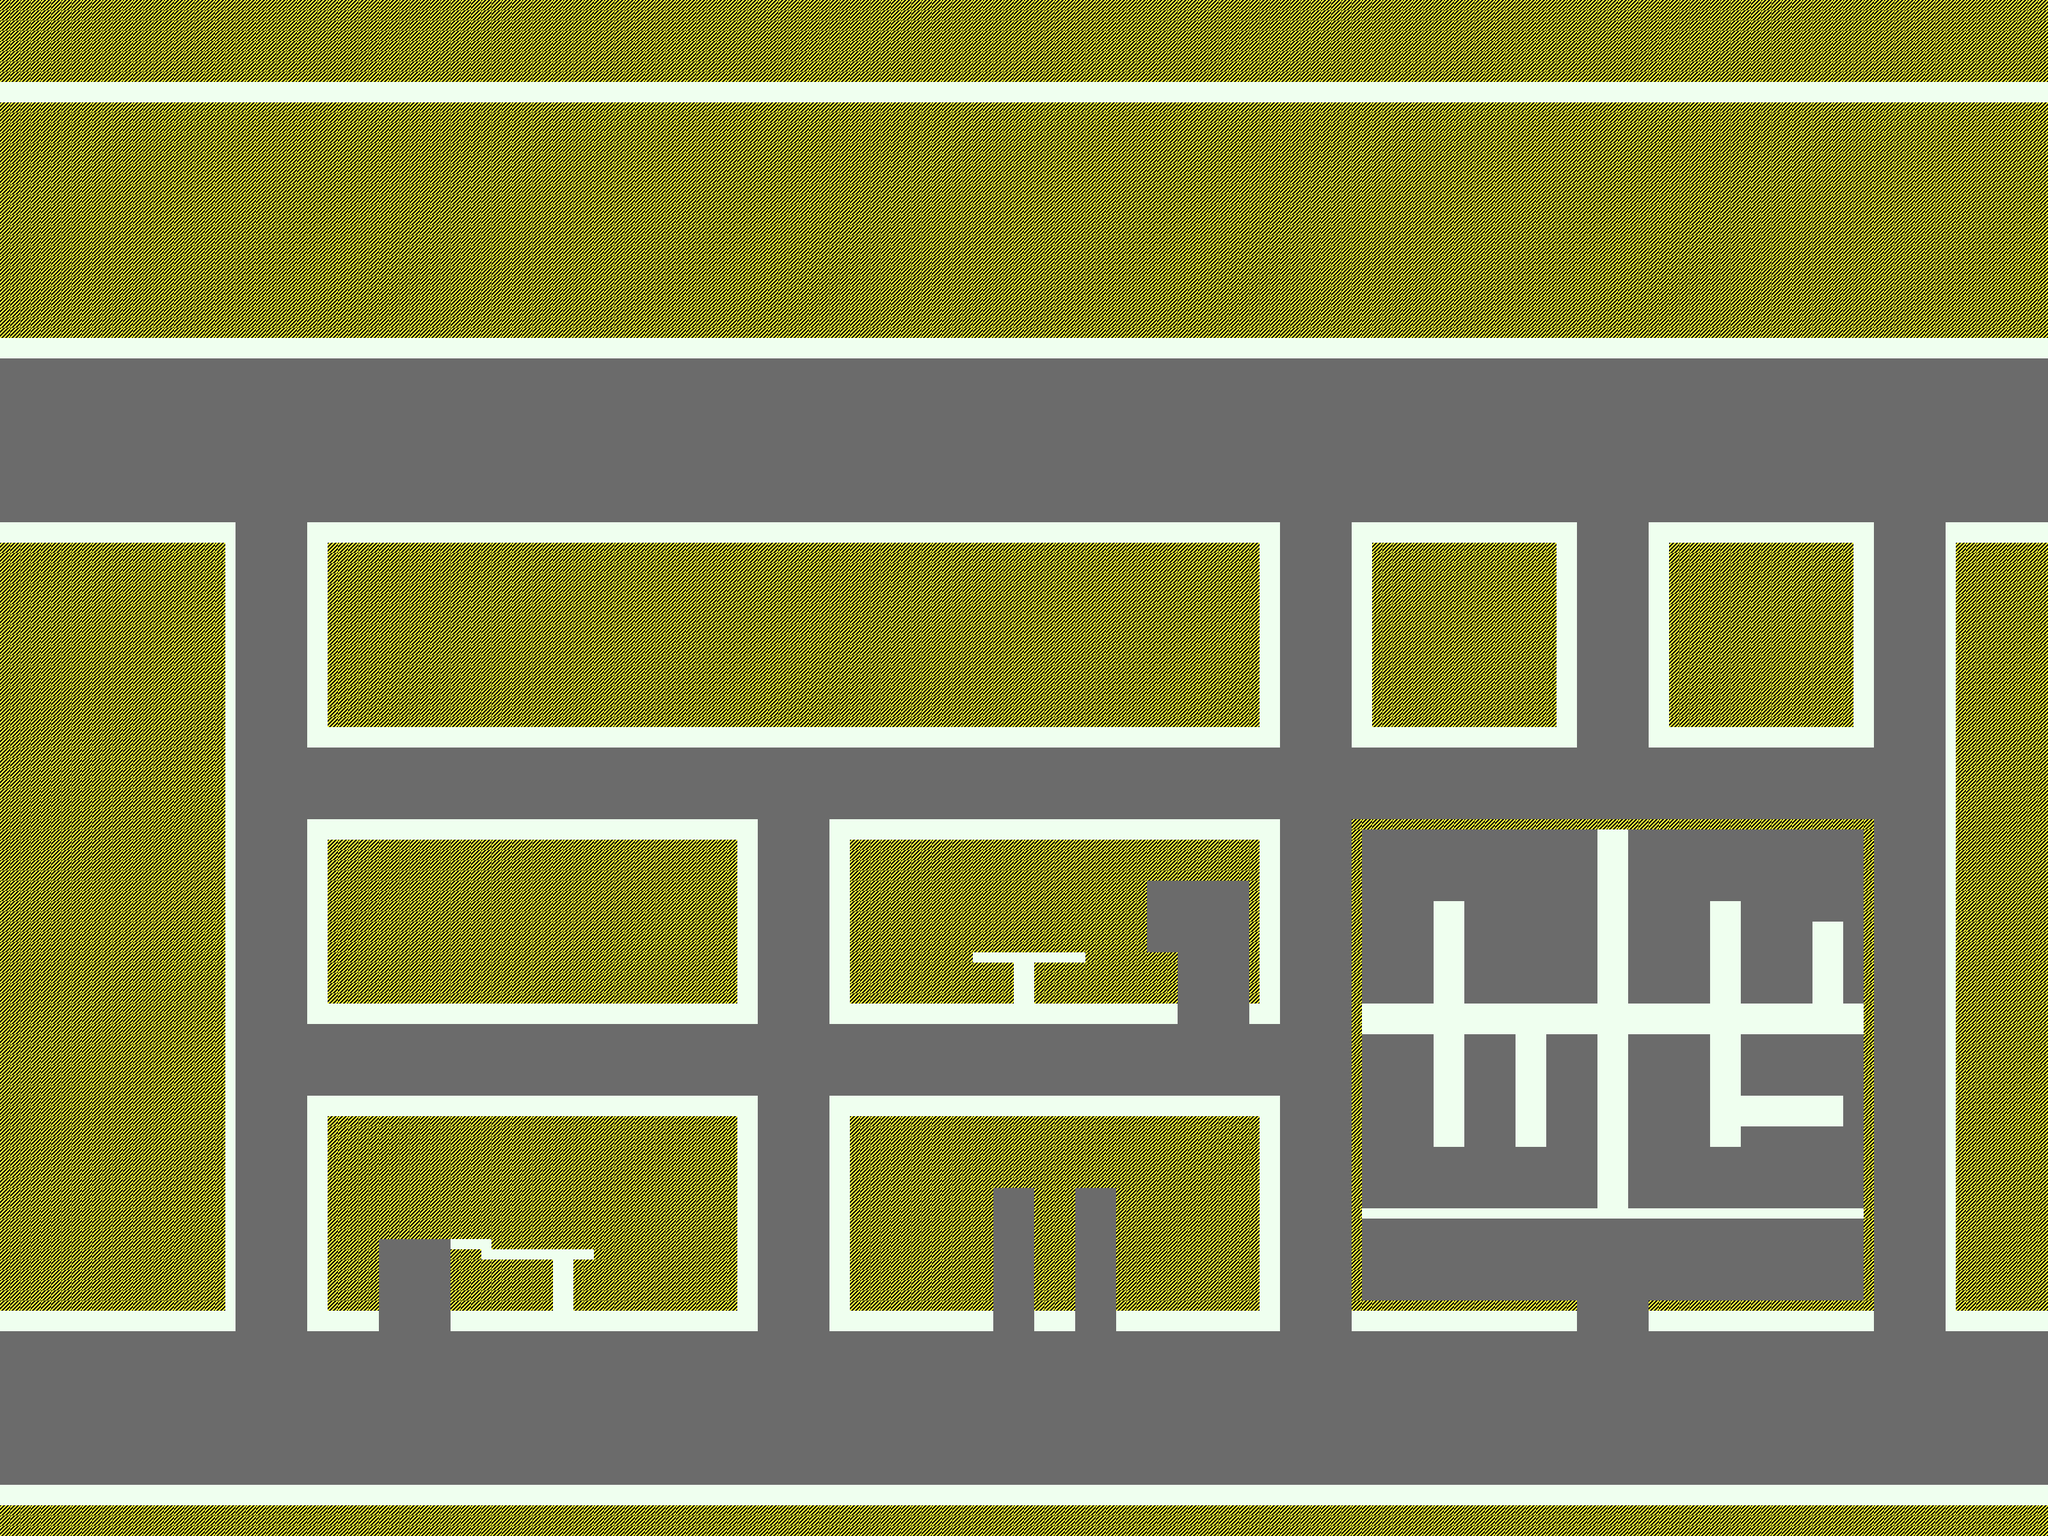

The image is a tile-based game level rendered from a .tmx file. Its description and source (layers, tilesets, objects; grid data summarised) follow:
An orthogonal 200x150 tile map with 16x16 px tiles, 1 tile layer (GrayBox) and 9 objects.

<map version="1.10" tiledversion="1.11.0" orientation="orthogonal" renderorder="right-down" width="200" height="150" tilewidth="16" tileheight="16" infinite="0" nextlayerid="3" nextobjectid="30">
 <tileset firstgid="1" source="../../Placeholder/tileset/Debug.tsx" />
 <layer id="1" name="GrayBox" width="200" height="150">
  <data>[30000 cells, 30000 non-empty, 3 distinct tile ids]</data>
 </layer>
 <objectgroup id="2" name="Labels">
  <object id="21" x="2448" y="2048" width="83" height="19">
   <text wrap="1">Cemetary</text>
  </object>
  <object id="22" x="2224" y="1136" width="83" height="19">
   <text wrap="1">Delivery 1</text>
  </object>
  <object id="23" x="1184" y="1136" width="112" height="19">
   <text wrap="1">Worker Condos</text>
  </object>
  <object id="24" x="1808" y="2064" width="96" height="19">
   <text wrap="1">Alex's House</text>
  </object>
  <object id="25" x="784" y="2048" width="83" height="19">
   <text wrap="1">Tama Old</text>
  </object>
  <object id="26" x="1568" y="1568" width="83" height="19">
   <text wrap="1">AirBnB</text>
  </object>
  <object id="27" x="736" y="528" width="83" height="19">
   <text wrap="1">Outlet Mall</text>
  </object>
  <object id="28" x="2256" y="528" width="83" height="19">
   <text wrap="1">River Walk</text>
  </object>
  <object id="29" x="720" y="1568" width="128" height="19">
   <text wrap="1">Historic Mansion</text>
  </object>
 </objectgroup>
</map>
